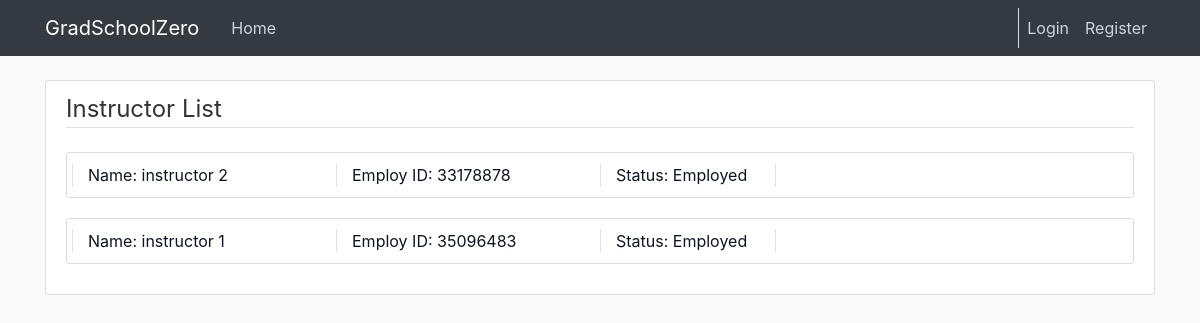
The page /instructor/list on the database as committed earlier.
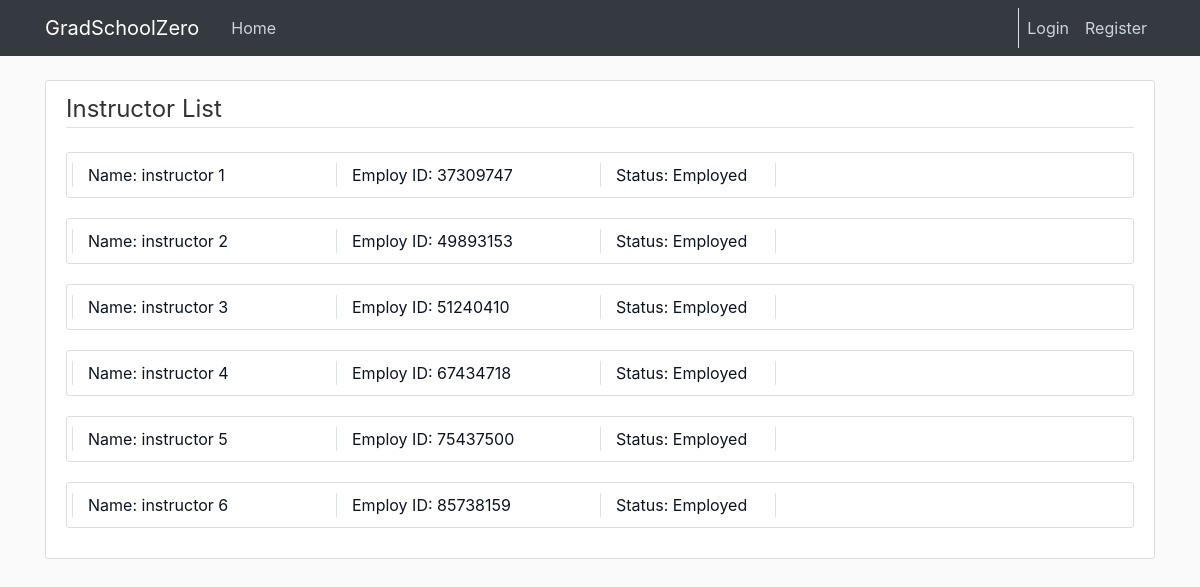
The same page on the database as committed later.
### cunyzero/models.py (models this page shows, shortened)
class Instructor(db.Model):
    ownerId = db.Column(db.Integer, primary_key=True)
    status = db.Column(db.String(20), default='Employed')#fired, suspended, etc.
    firstname = db.Column(db.String(30), nullable=False)
    lastname = db.Column(db.String(30), nullable=False)
    warning = db.Column(db.Integer, nullable = False, default=0)
    user = db.relationship('User', backref='instructorOwner', lazy=True)
    warnings = db.relationship('Warning', backref='targetInstructor', lazy=True)
    courses = db.relationship('Course', backref='instructor', lazy=True)

### cunyzero/routes.py (the view)
@login_required
@app.route('/instructor/list', methods=['GET', 'POST'])
def instructor_manage():
    instructors = Instructor.query.all()
    return render_template("instructor-manage.html", title="Instructor Management", instructors=instructors)

### cunyzero/templates/instructor-manage.html
{% extends "layout.html" %}
{% block content %}
    <div class="content-section">
        <legend class="border-bottom mb-4"> Instructor List </legend>
        {% for instructor in instructors%}
            <article class="btn-outline-info media content-section col-md-12">
                <a class="media-body row" style="text-decoration: none; color: #0d1421" href="{{ url_for('individual_review',role='Instructor',owner_id=instructor.ownerId)}}">
                    <div class="col-md-3 border-left">
                        Name: {{ instructor.firstname }} {{ instructor.lastname }}
                    </div>
                    <div class="col-md-3 border-left">
                        Employ ID:  {{ instructor.ownerId }}
                    </div>
                    <div class="col-md-2 border-left border-right">
                        Status: {{ instructor.status }}
                    </div>
                </a>
            </article>
        {% endfor %}
    </div>
{% endblock content %}

Rows that differ between the two databases and show on the page:
removed Instructor: firstname "instructor", lastname "2", ownerId "33178878", status "Employed"
removed Instructor: firstname "instructor", lastname "1", ownerId "35096483", status "Employed"
added Instructor: firstname "instructor", lastname "1", ownerId "37309747", status "Employed"
added Instructor: firstname "instructor", lastname "2", ownerId "49893153", status "Employed"
added Instructor: firstname "instructor", lastname "3", ownerId "51240410", status "Employed"
added Instructor: firstname "instructor", lastname "4", ownerId "67434718", status "Employed"
added Instructor: firstname "instructor", lastname "5", ownerId "75437500", status "Employed"
added Instructor: firstname "instructor", lastname "6", ownerId "85738159", status "Employed"
